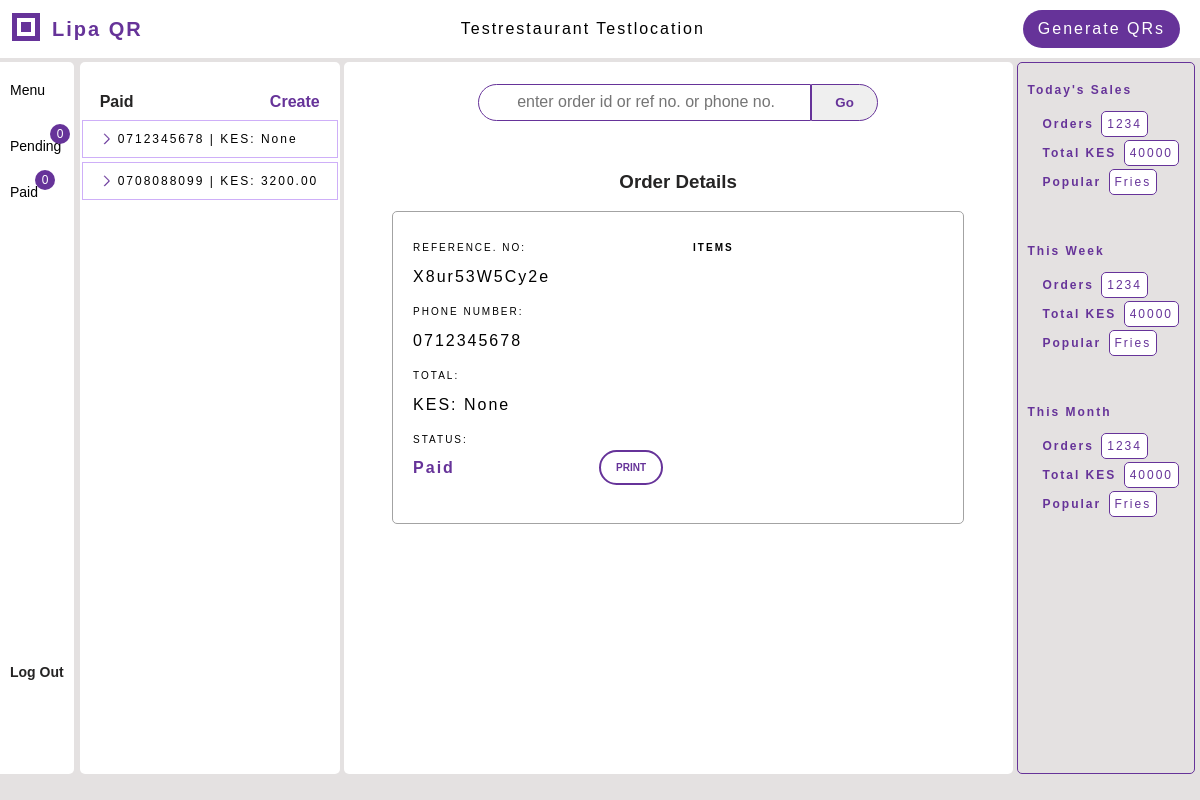
The app's page /paid/ (signed in), older data.
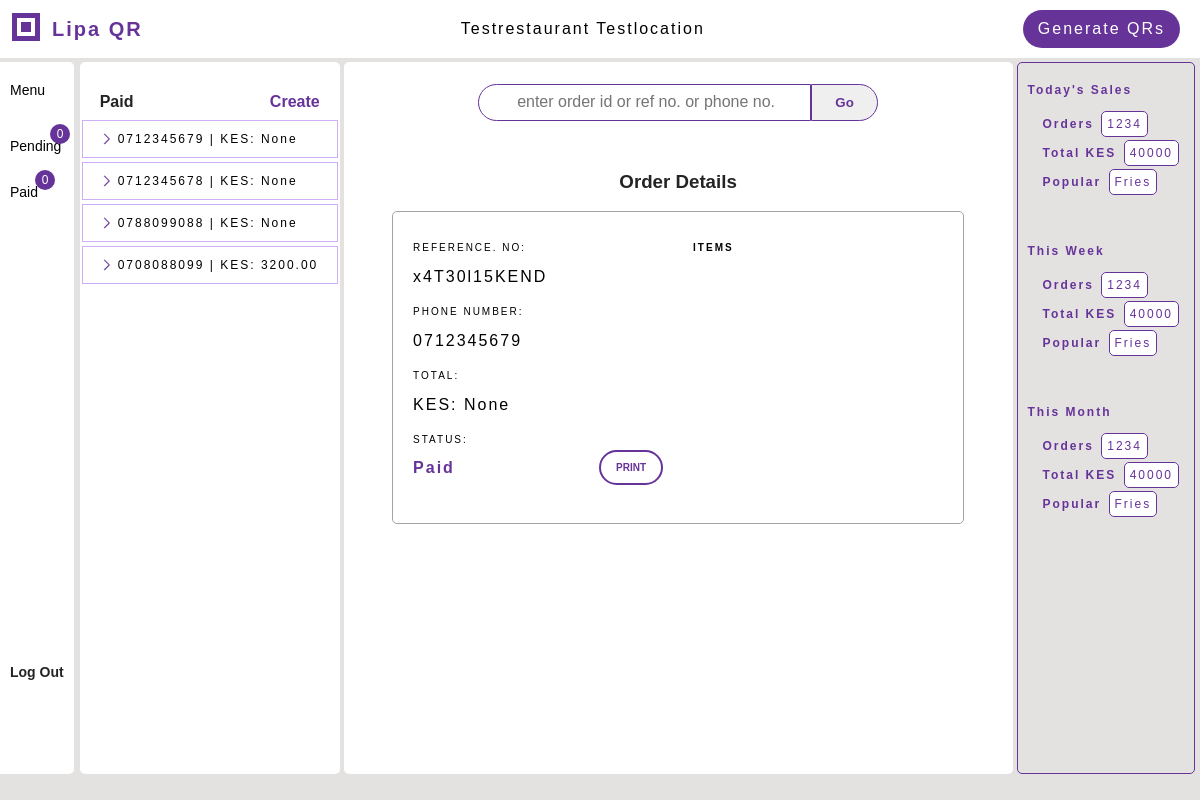
The same page, newer data.
### menus/models.py (models this page shows, shortened)
class Order(models.Model):
    order_id = models.AutoField(primary_key=True)
    reference_number = models.CharField(unique=True, max_length=20)
    table_number = models.IntegerField(null=True, blank=False)
    phone_number = PhoneNumber(max_length=15, null=True, blank=False)
    restaurant = models.ForeignKey(Restaurant, related_name="orders", on_delete=models.SET_NULL, null=True, blank=True)
    total_amount = models.DecimalField(decimal_places=2, max_digits=10, null=True, default=None)
    paid = models.BooleanField(default=False)
    new = models.BooleanField(default=True)
    @property
    def items_ordered(self):
        return self.ordered_items.all()

### qrgenerator/views_dashbord.py (the view)
# urls.py: path('paid/', views_dashbord.paid_orders, name='paid'),
def paid_orders(request, order_id=None):
    restaurant = request.user.restaurant
    if not restaurant:
        return HttpResponseForbidden('Access Denied')
    orders = restaurant.orders.filter(paid=True).order_by('order_id')
    context = get_orders_context(order_id, orders, restaurant)
    return render(request, 'qrgenerator/paid.html', context)

### qrgenerator/views_dashbord.py (called while the page is built)
def get_orders_context(order_id, orders, restaurant):
    context = {
        'orders': orders, 'display_order': orders.first(), 'restaurant': restaurant,
        }
    if order_id and (display_order := Order.get(unique_value=order_id)):
        display_order.new = False
        display_order.save()
        context['display_order'] = display_order
    return context

### qrgenerator/templates/qrgenerator/paid.html (shortened to what this page needs)
{% extends 'qrgenerator/dashbord.html' %}
{% block paid %}
<div class="menu-left-item active-tab">
    <a href="{% url 'qrgenerator:paid' %}">Paid
        <span id="incoming-paid" class="incoming">0</span>
    </a>
</div>
{% endblock %}
{% block menu_elements %}
<div class="menu-elements bg-white">
    <div class="elements-top">
        <div class="elements-title">Paid</div>
        <a target="_blank" href="{% url 'menus:get_menu' restaurant.restaurant_id %}"><span class="create-order">Create</span></a>
    </div>
    <div class="elements-wrapper">
        {% if orders %}
        {% for order in orders %}
        <a href="{% url 'qrgenerator:paid' order.order_id %}">
        <div class="element-highlight {% if order.new %}is-new{% endif %}">
            <span class="item-name item-property">
            {{ order.phone_number }} | KES: {{ order.total_amount }}
            </span>
        </div>
        </a>
        {% endfor %}
        {% endif %}
    </div>
</div>
{% endblock %}
{% block workspace %}
    <div class="form-wrapper">
        <div class="form-title"><h3>Order Details</h3></div>
        <div class="order-summary">
            {% if display_order %}
            <div class="width-250">
                <div class="input-wrapper">
                    <div class="label">Reference. No:</div>
                    <div class="form-input">{{ display_order.reference_number }}</div>
                </div>
                <div class="input-wrapper">
                    <div class="label">Phone Number:</div>
                    <div class="form-input">{{ display_order.phone_number }}</div>
                </div>
                <div class="input-wrapper"><div class="label">Total:</div>
                    <div class="form-input">KES: {{ display_order.total_amount }}</div>
                </div>
                <div class="input-wrapper">
                    <div class="label">Status:</div>
                    <div class="status">{% if display_order.paid %}Paid{% endif %}
                        <form method="POST" action="" class="paid-btn-wrapper">
                            <button type="submit" class="mark-paid">PRINT</button>
                        </form>
                    </div>
                </div>
                <br>
            </div>
            <div class="width-250 padding-left-10">
            <div class="label items-title">Items</div>
            </div>
            {% else %}
            <p>No Orders at the moment</p>
            {% endif %}
        </div>
</div>
{% endblock %}

Row changes from the older to the newer data that the page shows:
now on this page (row edited): Order: phone_number "0712345679", total_amount "None", reference_number "x4T30l15KEND"
now on this page (row edited): Order: phone_number "0788099088", total_amount "None"
Text that changed along with them:
{{ display_order.reference_number }}: "X8ur53W5Cy2e" → "x4T30l15KEND"
{{ display_order.phone_number }}: "0712345678" → "0712345679"
